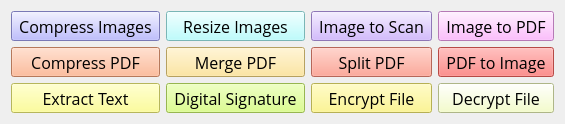
     <widget class="QWidget" name="Tools">
      <attribute name="title">
       <string>Tools</string>
      </attribute>
      <layout class="QGridLayout" name="gridLayout_2">
       <item row="0" column="0">
        <widget class="QToolButton" name="b_compressimages">
         <property name="sizePolicy">
          <sizepolicy hsizetype="Expanding" vsizetype="Expanding">
           <horstretch>0</horstretch>
           <verstretch>0</verstretch>
          </sizepolicy>
         </property>
         <property name="font">
          <font>
           <family>Open Sans</family>
           <pointsize>12</pointsize>
           <stylestrategy>PreferAntialias</stylestrategy>
          </font>
         </property>
         <property name="styleSheet">
          <string notr="true">background-color: rgb(170, 170, 255);</string>
         </property>
         <property name="text">
          <string>Compress Images</string>
         </property>
         <property name="iconSize">
          <size>
           <width>64</width>
           <height>64</height>
          </size>
         </property>
         <property name="toolButtonStyle">
          <enum>Qt::ToolButtonTextUnderIcon</enum>
         </property>
        </widget>
       </item>
       <item row="0" column="1">
        <widget class="QToolButton" name="b_reiszeimage">
         <property name="sizePolicy">
          <sizepolicy hsizetype="Expanding" vsizetype="Expanding">
           <horstretch>0</horstretch>
           <verstretch>0</verstretch>
          </sizepolicy>
         </property>
         <property name="font">
          <font>
           <family>Open Sans</family>
           <pointsize>12</pointsize>
           <stylestrategy>PreferAntialias</stylestrategy>
          </font>
         </property>
         <property name="styleSheet">
          <string notr="true">background-color: rgb(170, 255, 255);</string>
         </property>
         <property name="text">
          <string>Resize Images</string>
         </property>
         <property name="iconSize">
          <size>
           <width>64</width>
           <height>64</height>
          </size>
         </property>
         <property name="toolButtonStyle">
          <enum>Qt::ToolButtonTextUnderIcon</enum>
         </property>
        </widget>
       </item>
       <item row="0" column="2">
        <widget class="QToolButton" name="b_imagetoscan">
         <property name="sizePolicy">
          <sizepolicy hsizetype="Expanding" vsizetype="Expanding">
           <horstretch>0</horstretch>
           <verstretch>0</verstretch>
          </sizepolicy>
         </property>
         <property name="font">
          <font>
           <family>Open Sans</family>
           <pointsize>12</pointsize>
           <stylestrategy>PreferAntialias</stylestrategy>
          </font>
         </property>
         <property name="styleSheet">
          <string notr="true">background-color: rgb(199, 166, 255);</string>
         </property>
         <property name="text">
          <string>Image to Scan</string>
         </property>
         <property name="iconSize">
          <size>
           <width>64</width>
           <height>64</height>
          </size>
         </property>
         <property name="toolButtonStyle">
          <enum>Qt::ToolButtonTextUnderIcon</enum>
         </property>
        </widget>
       </item>
       <item row="0" column="3">
        <widget class="QToolButton" name="b_imagetopdf">
         <property name="sizePolicy">
          <sizepolicy hsizetype="Expanding" vsizetype="Expanding">
           <horstretch>0</horstretch>
           <verstretch>0</verstretch>
          </sizepolicy>
         </property>
         <property name="font">
          <font>
           <family>Open Sans</family>
           <pointsize>12</pointsize>
           <stylestrategy>PreferAntialias</stylestrategy>
          </font>
         </property>
         <property name="styleSheet">
          <string notr="true">background-color: rgb(255, 170, 255);</string>
         </property>
         <property name="text">
          <string>Image to PDF</string>
         </property>
         <property name="iconSize">
          <size>
           <width>64</width>
           <height>64</height>
          </size>
         </property>
         <property name="toolButtonStyle">
          <enum>Qt::ToolButtonTextUnderIcon</enum>
         </property>
        </widget>
       </item>
       <item row="1" column="0">
        <widget class="QToolButton" name="b_compresspdf">
         <property name="sizePolicy">
          <sizepolicy hsizetype="Expanding" vsizetype="Expanding">
           <horstretch>0</horstretch>
           <verstretch>0</verstretch>
          </sizepolicy>
         </property>
         <property name="font">
          <font>
           <family>Open Sans</family>
           <pointsize>12</pointsize>
           <stylestrategy>PreferAntialias</stylestrategy>
          </font>
         </property>
         <property name="styleSheet">
          <string notr="true">background-color: rgb(255, 170, 127);</string>
         </property>
         <property name="text">
          <string>Compress PDF</string>
         </property>
         <property name="iconSize">
          <size>
           <width>64</width>
           <height>64</height>
          </size>
         </property>
         <property name="toolButtonStyle">
          <enum>Qt::ToolButtonTextUnderIcon</enum>
         </property>
        </widget>
       </item>
       <item row="1" column="1">
        <widget class="QToolButton" name="b_mergepdf">
         <property name="sizePolicy">
          <sizepolicy hsizetype="Expanding" vsizetype="Expanding">
           <horstretch>0</horstretch>
           <verstretch>0</verstretch>
          </sizepolicy>
         </property>
         <property name="font">
          <font>
           <family>Open Sans</family>
           <pointsize>12</pointsize>
           <stylestrategy>PreferAntialias</stylestrategy>
          </font>
         </property>
         <property name="styleSheet">
          <string notr="true">background-color: rgb(255, 225, 135);</string>
         </property>
         <property name="text">
          <string>Merge PDF</string>
         </property>
         <property name="iconSize">
          <size>
           <width>64</width>
           <height>64</height>
          </size>
         </property>
         <property name="toolButtonStyle">
          <enum>Qt::ToolButtonTextUnderIcon</enum>
         </property>
        </widget>
       </item>
       <item row="1" column="2">
        <widget class="QToolButton" name="b_splitpdf">
         <property name="sizePolicy">
          <sizepolicy hsizetype="Expanding" vsizetype="Expanding">
           <horstretch>0</horstretch>
           <verstretch>0</verstretch>
          </sizepolicy>
         </property>
         <property name="font">
          <font>
           <family>Open Sans</family>
           <pointsize>12</pointsize>
           <stylestrategy>PreferAntialias</stylestrategy>
          </font>
         </property>
         <property name="styleSheet">
          <string notr="true">background-color: rgb(255, 144, 124);</string>
         </property>
         <property name="text">
          <string>Split PDF</string>
         </property>
         <property name="iconSize">
          <size>
           <width>64</width>
           <height>64</height>
          </size>
         </property>
         <property name="toolButtonStyle">
          <enum>Qt::ToolButtonTextUnderIcon</enum>
         </property>
        </widget>
       </item>
       <item row="1" column="3">
        <widget class="QToolButton" name="b_pdftoimage">
         <property name="sizePolicy">
          <sizepolicy hsizetype="Expanding" vsizetype="Expanding">
           <horstretch>0</horstretch>
           <verstretch>0</verstretch>
          </sizepolicy>
         </property>
         <property name="font">
          <font>
           <family>Open Sans</family>
           <pointsize>12</pointsize>
           <stylestrategy>PreferAntialias</stylestrategy>
          </font>
         </property>
         <property name="styleSheet">
          <string notr="true">background-color: rgb(255, 103, 98);</string>
         </property>
         <property name="text">
          <string>PDF to Image</string>
         </property>
         <property name="iconSize">
          <size>
           <width>64</width>
           <height>64</height>
          </size>
         </property>
         <property name="toolButtonStyle">
          <enum>Qt::ToolButtonTextUnderIcon</enum>
         </property>
        </widget>
       </item>
       <item row="2" column="0">
        <widget class="QToolButton" name="b_extracttext">
         <property name="sizePolicy">
          <sizepolicy hsizetype="Expanding" vsizetype="Expanding">
           <horstretch>0</horstretch>
           <verstretch>0</verstretch>
          </sizepolicy>
         </property>
         <property name="font">
          <font>
           <family>Open Sans</family>
           <pointsize>12</pointsize>
           <stylestrategy>PreferAntialias</stylestrategy>
          </font>
         </property>
         <property name="styleSheet">
          <string notr="true">background-color: rgb(255, 255, 127);</string>
         </property>
         <property name="text">
          <string>Extract Text</string>
         </property>
         <property name="iconSize">
          <size>
           <width>64</width>
           <height>64</height>
          </size>
         </property>
         <property name="toolButtonStyle">
          <enum>Qt::ToolButtonTextUnderIcon</enum>
         </property>
        </widget>
       </item>
       <item row="2" column="1">
        <widget class="QToolButton" name="b_digitalsignature">
         <property name="sizePolicy">
          <sizepolicy hsizetype="Expanding" vsizetype="Expanding">
           <horstretch>0</horstretch>
           <verstretch>0</verstretch>
          </sizepolicy>
         </property>
         <property name="font">
          <font>
           <family>Open Sans</family>
           <pointsize>12</pointsize>
           <stylestrategy>PreferAntialias</stylestrategy>
          </font>
         </property>
         <property name="styleSheet">
          <string notr="true">background-color: rgb(212, 255, 112);</string>
         </property>
         <property name="text">
          <string>Digital Signature</string>
         </property>
         <property name="iconSize">
          <size>
           <width>64</width>
           <height>64</height>
          </size>
         </property>
         <property name="toolButtonStyle">
          <enum>Qt::ToolButtonTextUnderIcon</enum>
         </property>
        </widget>
       </item>
       <item row="2" column="2">
        <widget class="QToolButton" name="b_encryptfile">
         <property name="sizePolicy">
          <sizepolicy hsizetype="Expanding" vsizetype="Expanding">
           <horstretch>0</horstretch>
           <verstretch>0</verstretch>
          </sizepolicy>
         </property>
         <property name="font">
          <font>
           <family>Open Sans</family>
           <pointsize>12</pointsize>
           <stylestrategy>PreferAntialias</stylestrategy>
          </font>
         </property>
         <property name="styleSheet">
          <string notr="true">background-color: rgb(255, 246, 117);</string>
         </property>
         <property name="text">
          <string>Encrypt File</string>
         </property>
         <property name="iconSize">
          <size>
           <width>64</width>
           <height>64</height>
          </size>
         </property>
         <property name="toolButtonStyle">
          <enum>Qt::ToolButtonTextUnderIcon</enum>
         </property>
        </widget>
       </item>
       <item row="2" column="3">
        <widget class="QToolButton" name="b_decrypt">
         <property name="sizePolicy">
          <sizepolicy hsizetype="Expanding" vsizetype="Expanding">
           <horstretch>0</horstretch>
           <verstretch>0</verstretch>
          </sizepolicy>
         </property>
         <property name="font">
          <font>
           <family>Open Sans</family>
           <pointsize>12</pointsize>
           <stylestrategy>PreferAntialias</stylestrategy>
          </font>
         </property>
         <property name="styleSheet">
          <string notr="true">background-color: rgb(243, 255, 189);</string>
         </property>
         <property name="text">
          <string>Decrypt File</string>
         </property>
         <property name="iconSize">
          <size>
           <width>64</width>
           <height>64</height>
          </size>
         </property>
         <property name="toolButtonStyle">
          <enum>Qt::ToolButtonTextUnderIcon</enum>
         </property>
        </widget>
       </item>
      </layout>
     </widget>
